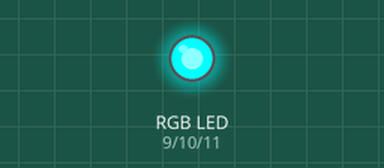
The sketch below on a simulated Arduino Uno, built with avr-gcc and run on an emulated ATmega328P. Shown: an RGB LED mixed from three pins (HIGH = lit).

Above: at 0.15 s.
At 39.84 s:
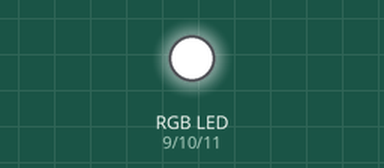
Timing chart, 0 to 39.9 s (numbered marks = the images above):
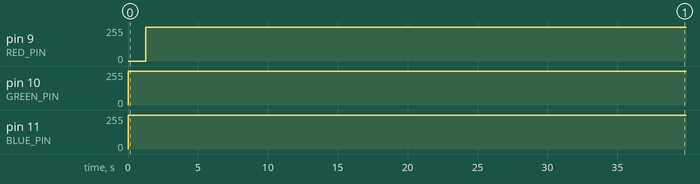

The sketch:

led_rgb.ino
```cpp
/* led_rgb.ino
  __  _       _      ___   ___  _  _    __
 / / | | __ _| |__  ( _ ) / _ \| || |   \ \
/ /  | |/ _` | '_ \ / _ \| | | | || |_   \ \
\ \  | | (_| | |_) | (_) | |_| |__   _|  / /
 \_\ |_|\__,_|_.__/ \___/ \___/   |_|   /_/
*/


#define RED_PIN 9
#define GREEN_PIN 10
#define BLUE_PIN 11

void spectroRGB();
void pulsaCor(int pin, bool acendeApaga);

void setup()
{
	pinMode(RED_PIN, OUTPUT);
	pinMode(BLUE_PIN, OUTPUT);
	pinMode(GREEN_PIN, OUTPUT);

	analogWrite(RED_PIN, 255);
	analogWrite(GREEN_PIN, 255);
	analogWrite(BLUE_PIN, 255);
}

void loop()
{
	spectroRGB();
	delay(5);
}

void spectroRGB()
{
	pulsaCor(RED_PIN, 0);
	pulsaCor(BLUE_PIN, 0);
	pulsaCor(RED_PIN, 1);
	pulsaCor(GREEN_PIN, 0);
	pulsaCor(BLUE_PIN, 1);
	pulsaCor(GREEN_PIN, 1);
}

void pulsaCor(int pin, bool acendeApaga)
{
	if(acendeApaga)
	{
		for(int i=0; i<255; i++)
		{
			analogWrite(pin, i);
			delay(5);

		}
	}
	else
	{
		for(int i=255; i==0; i--)
		{
			analogWrite(pin, i);
			delay(5);

		}
	}
}
```

Measured:
- by itself, pin 9 (RED_PIN): 0/255 → 254/255 at 1.3 s
- by itself, pin 10 (GREEN_PIN): 255/255 → 254/255 at 3.8 s
- by itself, pin 11 (BLUE_PIN): 255/255 → 254/255 at 2.6 s
